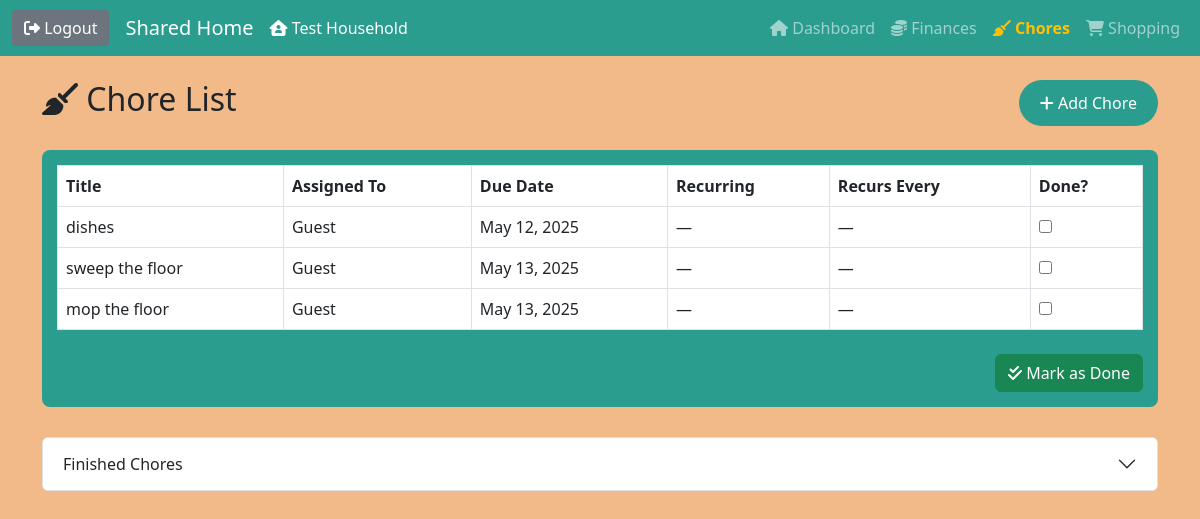
The app's page /chores/ (signed in) with its own data.
### households/models.py (models this page shows, shortened)
class Household(models.Model):
    name = models.CharField(max_length=255)

### chores/models.py (models this page shows, shortened)
class Chore(models.Model):
    title = models.CharField(max_length=255)
    assigned_to = models.ForeignKey(
        User,
        on_delete=models.SET_NULL,
        null=True,
        blank=True)
    finished_by = models.ForeignKey(
        User,
        on_delete=models.SET_NULL,
        null=True,
        blank=True,
        related_name='finished_chores'
    )
    due_date = models.DateField()
    is_done = models.BooleanField(default=False)
    completed_at = models.DateTimeField(null=True, blank=True)
    household = models.ForeignKey(Household, on_delete=models.CASCADE)
    is_recurring = models.BooleanField(default=False)
    recurrence_days = models.IntegerField(
        null=True,
        blank=True,
        help_text="Repeat every X days if recurring"
    )

### chores/views.py (the view, shortened to what this page needs)
# urls.py: path('', ChoreListView.as_view(), name='chore_list'),
class ChoreListView(ListView):
    model = Chore
    template_name = 'list.html'
    context_object_name = 'chores'
    def get_queryset(self):
        user = self.request.user
        membership = Membership.objects.filter(user=user).select_related('household').first()
        household = membership.household if membership else None
        return Chore.objects.filter(household=household) if household else Chore.objects.none()
    def get_context_data(self, **kwargs):
        context = super().get_context_data(**kwargs)
        user = self.request.user
        membership = Membership.objects.filter(user=user).select_related('household').first()
        household = membership.household if membership else None
        context['completed_chores'] = Chore.objects.filter(household=household, is_done=True).order_by('-completed_at')
        context['chores'] = Chore.objects.filter(household=household, is_done=False).order_by('due_date')
        context['today'] = localdate()
        return context

### households/context_processors.py (called while the page is built)
def current_household(request):
    if request.user.is_authenticated:
        membership = Membership.objects.filter(user=request.user).select_related('household').first()
        if membership:
            return {'current_household': membership.household}
    return {'current_household': None}

### chores/templates/list.html (shortened to what this page needs)
{% extends 'base.html' %}
{% block content %}
<div class="d-flex justify-content-between align-items-center mb-4">
  <h2><i class="fa-solid fa-broom"></i> Chore List</h2>
  <a href="{% url 'chore_create' %}" class="btn green-btn">
    <i class="fa-solid fa-plus"></i> Add Chore
  </a>
</div>
<form method="post">
  {% if chores %}
  <div class="table-responsive green-table">
    <table class="table table-bordered table-hover align-middle">
      <thead>
        <tr>
          <th>Title</th>
          <th>Assigned To</th>
          <th>Due Date</th>
          <th>Recurring</th>
          <th>Recurs Every</th>
          <th>Done?</th>
        </tr>
      </thead>
      <tbody>
        {% for chore in chores %}
          <tr>
            <td>{{ chore.title }}</td>
            <td>{{ chore.assigned_to.get_full_name|default:chore.assigned_to.username }}</td>
            <td class="{% if chore.due_date < today %}overdue{% endif %}">{{ chore.due_date }}</td>
            <td>{% if chore.is_recurring %}<i class="fa-solid fa-repeat"></i>{% else %}&mdash;{% endif %}</td>
            <td>{% if chore.is_recurring and chore.recurrence_days %}Every {{ chore.recurrence_days }} days{% else %}&mdash;{% endif %}</td>
            <td><input type="checkbox" name="done_chore_ids" value="{{ chore.id }}"></td>
          </tr>
        {% endfor %}
      </tbody>
    </table>
    <div class="text-end">
      <button type="submit" class="btn btn-success mt-2">
        <i class="fa-solid fa-check-double"></i> Mark as Done
      </button>
    </div>
  </div>
  {% else %}
    <p>No pending chores!</p>
  {% endif %}
</form>
{% if completed_chores %}
<div class="accordion mb-4" id="completedChoresAccordion">
  <div class="accordion-item">
    <h2 class="accordion-header" id="completedHeading">
      <button class="accordion-button collapsed" type="button" data-bs-toggle="collapse" data-bs-target="#completedChores" aria-expanded="false" aria-controls="completedChores">
        Finished Chores
      </button>
    </h2>
  </div>
</div>
{% endif %}
{% endblock %}

### shared_household/templates/base.html (shortened to what this page needs)
{% load static %}
<!DOCTYPE html>
<html lang="en">
<head>
  <link href="https://cdn.jsdelivr.net/npm/bootstrap@5.3.0/dist/css/bootstrap.min.css" rel="stylesheet">
  <link rel="stylesheet" href="https://cdnjs.cloudflare.com/ajax/libs/font-awesome/6.5.0/css/all.min.css">
  <link rel="stylesheet" href="{% static 'css/base.css' %}">
</head>
<body>
  {% if user.is_authenticated %}
  <nav class="navbar navbar-expand-lg navbar-dark" style="background-color: #2a9d8f;">
    <div class="container-fluid">
      <form method="post" action="{% url 'logout' %}" class="me-3 d-inline">
        <button type="submit" class="logout-button">
          <i class="fa-solid fa-right-from-bracket"></i> Logout
        </button>
      </form>
      <a class="navbar-brand" href="/">Shared Home</a>
      {% if current_household %}
        <span class="text-white me-3"><i class="fa-solid fa-house-user"></i> {{ current_household.name }}</span>
      {% endif %}
      <div class="collapse navbar-collapse" id="navbarNav">
        <ul class="navbar-nav ms-auto">
          <li class="nav-item">
            <a class="nav-link {% if request.path == '/' %}active{% endif %}" href="{% url 'homepage' %}">
              <i class="fa-solid fa-house"></i> Dashboard
            </a>
          </li>
          <li class="nav-item">
            <a class="nav-link {% if request.path == '/finances/' %}active{% endif %}" href="/finances/">
              <i class="fa-solid fa-coins"></i> Finances
            </a>
          </li>
          <li class="nav-item">
            <a class="nav-link {% if request.path == '/chores/' %}active{% endif %}" href="/chores/">
              <i class="fa-solid fa-broom"></i> Chores
            </a>
          </li>
          <li class="nav-item">
            <a class="nav-link {% if request.path == '/shopping/' %}active{% endif %}" href="/shopping/">
              <i class="fa-solid fa-cart-shopping"></i> Shopping
            </a>
          </li>
        </ul>
      </div>
    </div>
  </nav>
  {% endif %}
  <div class="container py-4">
    {% block content %}{% endblock %}
  </div>
</body>
</html>

### static/css/base.css (style rules this page uses)
body { background-color: #F1BA88; }

### shared_household/templates/base.html (style rules this page uses)
.nav-link.active { font-weight: bold; color: #ffc107 !important; }
.logout-button { background-color: #6c757d; color: white; border: none; padding: 6px 12px; border-radius: 4px; text-decoration: none; }

### chores/templates/list.html (style rules this page uses)
.green-btn { background-color: #2a9d8f; color: white; border-radius: 30px; padding: 10px 20px; transition: background-color 0.3s ease; }
.green-table { background-color: #2a9d8f; padding: 15px; border-radius: 8px; margin-bottom: 30px; }
.green-table table { background-color: white; }

### records on screen
Household: name "Test Household"
Chore: title "dishes", assigned_to.get_full_name "Guest", due_date "May 12, 2025"
Chore: title "sweep the floor", assigned_to.get_full_name "Guest", due_date "May 13, 2025"
Chore: title "mop the floor", assigned_to.get_full_name "Guest", due_date "May 13, 2025"
